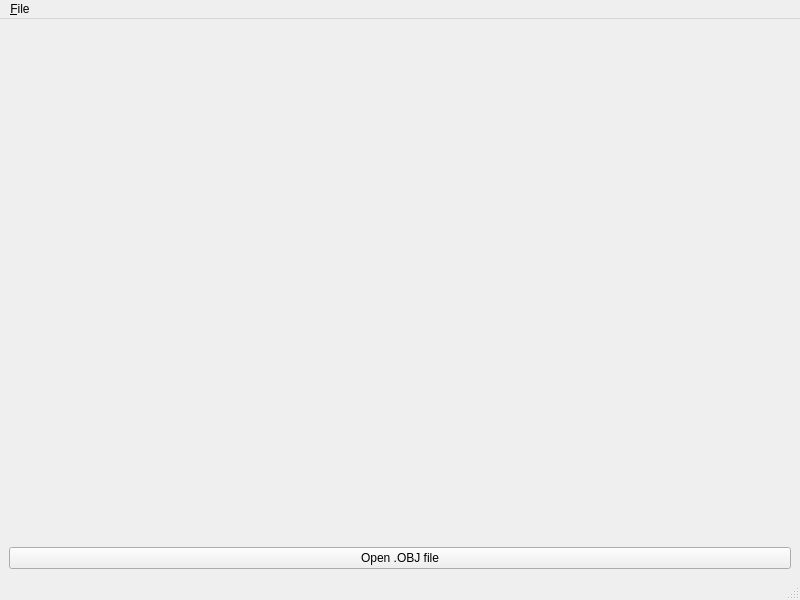
<?xml version="1.0" encoding="UTF-8"?>
<ui version="4.0">
 <class>CMSC427Win</class>
 <widget class="QMainWindow" name="CMSC427Win">
  <property name="geometry">
   <rect>
    <x>0</x>
    <y>0</y>
    <width>800</width>
    <height>600</height>
   </rect>
  </property>
  <property name="windowTitle">
   <string>CMSC427</string>
  </property>
  <widget class="QWidget" name="centralwidget">
   <layout class="QVBoxLayout" name="verticalLayout">
    <item>
     <widget class="GLview" name="glwidget" native="true">
      <property name="sizePolicy">
       <sizepolicy hsizetype="Expanding" vsizetype="Expanding">
        <horstretch>0</horstretch>
        <verstretch>0</verstretch>
       </sizepolicy>
      </property>
      <property name="contextMenuPolicy">
       <enum>Qt::DefaultContextMenu</enum>
      </property>
     </widget>
    </item>
    <item>
     <layout class="QHBoxLayout" name="horizontalLayout_3">
      <item>
       <widget class="QPushButton" name="pushOpenOBJFile">
        <property name="text">
         <string>Open .OBJ file</string>
        </property>
       </widget>
      </item>
     </layout>
    </item>
   </layout>
  </widget>
  <widget class="QMenuBar" name="menubar">
   <property name="geometry">
    <rect>
     <x>0</x>
     <y>0</y>
     <width>800</width>
     <height>22</height>
    </rect>
   </property>
   <widget class="QMenu" name="menu_File">
    <property name="title">
     <string>&amp;File</string>
    </property>
    <addaction name="action_Open"/>
    <addaction name="action_Quit"/>
   </widget>
   <addaction name="menu_File"/>
  </widget>
  <widget class="QStatusBar" name="statusbar"/>
  <action name="action_Quit">
   <property name="text">
    <string>&amp;Quit</string>
   </property>
  </action>
  <action name="action_Open">
   <property name="text">
    <string>&amp;Open</string>
   </property>
   <property name="shortcut">
    <string>Ctrl+O</string>
   </property>
  </action>
 </widget>
 <customwidgets>
  <customwidget>
   <class>GLview</class>
   <extends>QWidget</extends>
   <header>GLview.hpp</header>
   <container>1</container>
  </customwidget>
 </customwidgets>
 <resources/>
 <connections/>
</ui>
